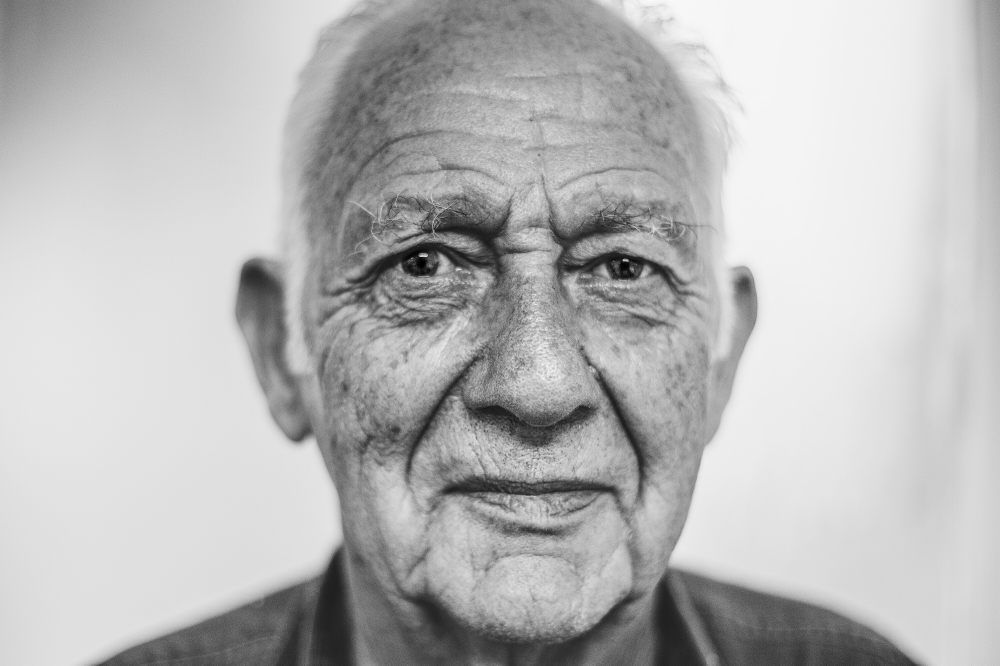
#> input picture Resources/face5.jpg, 3000 x 1997 px (shown at 1/3 size)
$ python main.py
#> lines starting #> are read from the running program, lines starting #| are printed output that depends on the picture; after the words box and inside, x2 and y2 are one past the last pixel; in counts of white or black regions, pixels touching at a corner belong together
import cv2
import numpy as np
from matplotlib import pyplot as plt
from IPython.display import display, Image
import math


def resize(img, scale_percent):
    width = int(img.shape[1] * scale_percent / 100)
    height = int(img.shape[0] * scale_percent / 100)
    dim = (width, height)
    resized = cv2.resize(img, dim, interpolation=cv2.INTER_AREA)
    return resized


lefteye_cascade = cv2.CascadeClassifier(
    "Resources\haarcascade_lefteye_2splits.xml")
righteye_cascade = cv2.CascadeClassifier(
    "Resources\haarcascade_righteye_2splits.xml")
face_cascade = cv2.CascadeClassifier(
    "Resources/haarcascade_frontalface_default.xml")
# eye_cascade = cv2.CascadeClassifier("Resources/haarcascade_eye.xml")
# nose_cascade = cv2.CascadeClassifier("Resources/Nariz.xml")
# smile_cascade = cv2.CascadeClassifier("Resources/haarcascade_smile.xml")
img = cv2.imread("Resources/face5.jpg")
#> img is the input picture: shape (1997, 3000, 3); min 0, max 255, mean 184.2
while img.shape[0] > 700:
    img = resize(img, 50)
#> this loop made 2 passes
#> pass 2, in resize (call 2), `resized = cv2.resize(img, dim, interpolation=cv2.INTER_AREA)`:
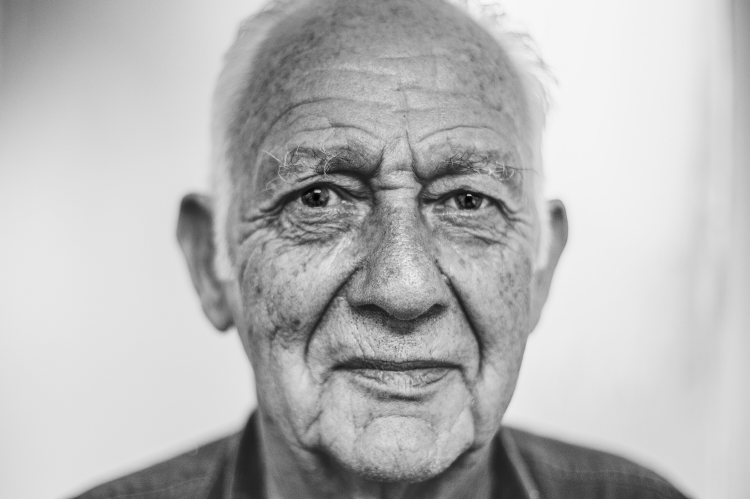
#> resized: shape (499, 750, 3); min 0, max 248, mean 184.3
while img.shape[0] < 200:
    img = resize(img, 110)


gray_img = cv2.cvtColor(img, cv2.COLOR_BGR2GRAY)
faces = face_cascade.detectMultiScale(
    gray_img, scaleFactor=1.05, minNeighbors=10)
#> faces = [[196, 45, 397, 397]]

for x, y, w, h in faces:
    cropped_img = img[y:y+h, x:x+w]
    gray = cv2.cvtColor(cropped_img, cv2.COLOR_BGR2GRAY)
    # detect eyes
    lefteye = lefteye_cascade.detectMultiScale(
        cropped_img, scaleFactor=1.05, minNeighbors=10)
    righteye = righteye_cascade.detectMultiScale(
        cropped_img, scaleFactor=1.05, minNeighbors=10)

    # [6 lines of commented-out code are left out]
    if len(lefteye) > 1 and lefteye[0][0] < lefteye[1][0]:
        lefteye[0] = lefteye[1]
    [x1, y1, w1, h1] = lefteye[0]
    [x2, y2, w2, h2] = righteye[0]
    # cv2.rectangle(cropped_img, (x1, y1),
    #               (x1+w1, y1+h1), (0, 255, 0), 1)
    # cv2.rectangle(cropped_img, (x2, y2), (x2+w2, y2+h2), (0, 255, 0), 1)
    # cv2.imshow("test", cropped_img)
    # cv2.waitKey(0)

    # corner of the left eye
    corner_left_eye = cropped_img[y1+h1//2:y1+h1, x1+w1:x1+w1+12]
    corner_left_eye_canny = cv2.Canny(corner_left_eye, 140, 140)
    corner_left_eye_canny = cv2.cvtColor(
        corner_left_eye_canny, cv2.COLOR_GRAY2BGR)
    left_corner = cv2.bitwise_or(corner_left_eye_canny, corner_left_eye)
    cropped_img[y1+h1//2:y1+h1, x1+w1:x1+w1+12] = left_corner

    # corner of the right eye
    corner_right_eye = cropped_img[y2+h2//2:y2+h2, x2-12:x2]
    corner_right_eye_canny = cv2.Canny(corner_right_eye, 140, 140)
    corner_right_eye_canny = cv2.cvtColor(
        corner_right_eye_canny, cv2.COLOR_GRAY2BGR)
    right_corner = cv2.bitwise_or(corner_right_eye_canny, corner_right_eye)
    cropped_img[y2+h2//2:y2+h2, x2-12:x2] = right_corner
    # # find left and right eyes
    leftX = min(x1, x2)  # top left corner of left eye
    rightX = max(x1, x2)  # top left corner of right eye
    maxY = min(y1, y2)  # y coordinate of higher eye

    # isolate under the left eye
    under_left_eye = cropped_img[y1+h1-6:y1+h1+10, x1:x1+w1]
    under_left_eye_canny = cv2.Canny(under_left_eye, 140, 140)
    under_left_eye_canny = cv2.cvtColor(
        under_left_eye_canny, cv2.COLOR_GRAY2BGR)
    left = cv2.bitwise_or(under_left_eye_canny, under_left_eye)
    cropped_img[y1+h1-6:y1+h1+10, x1:x1+w1] = left

    # isolate under the right eye
    under_right_eye = cropped_img[y2+h2-5:y2+h2+10, x2:x2+w2]
    under_right_eye_canny = cv2.Canny(under_right_eye, 140, 140)
    under_right_eye_canny = cv2.cvtColor(
        under_right_eye_canny, cv2.COLOR_GRAY2BGR)
    right = cv2.bitwise_or(under_right_eye_canny, under_right_eye)
    cropped_img[y2+h2-5:y2+h2+10, x2:x2+w2] = right

    # # isolate forehead
    forehead = cropped_img[10:maxY, leftX:rightX+w2]
    forehead_edges = cv2.Canny(forehead, 100, 100)
    forehead_edges = cv2.cvtColor(
        forehead_edges, cv2.COLOR_GRAY2BGR)

    img1_bg = cv2.bitwise_or(forehead_edges, forehead)
    cropped_img[10:maxY, leftX:rightX+w2] = img1_bg
    img[y:y+h, x:x+w] = cropped_img

    cv2.imshow("forehead_edges", img)
    # cv2.imshow("cropped", forehead_edges)
    cv2.waitKey(0)
#> this loop made 1 pass
#> (x, y, w, h, righteye, x1, y1, w1) on pass 1: (196, 45, 397, 397, [[231, 101, 84, 84], [70, 86, 102, 102]], 237, 106, 76)
#> pass 1, `cropped_img = img[y:y+h, x:x+w]`:
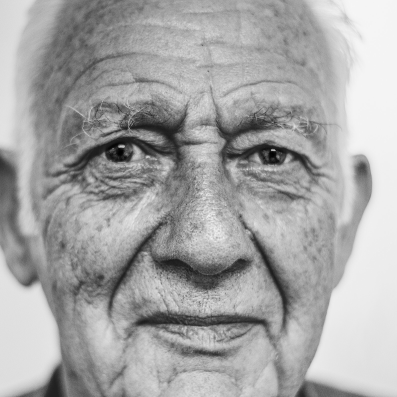
#> cropped_img: shape (397, 397, 3); min 0, max 246, mean 166
#> pass 1, `forehead = cropped_img[10:maxY, leftX:rightX+w2]`:
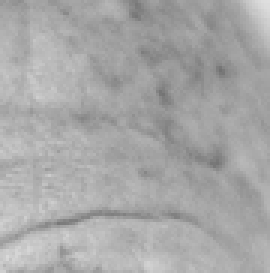
#> forehead: shape (91, 90, 3) (shown 3 times larger); min 113, max 223, mean 167.5
#> pass 1, `forehead_edges = cv2.Canny(forehead, 100, 100)`:
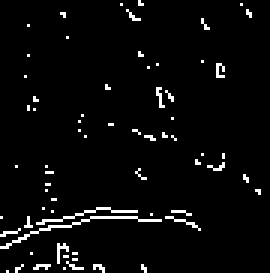
#> forehead_edges: shape (91, 90) (shown 3 times larger); 3.7% white in thin lines or dots
#> after the loop:
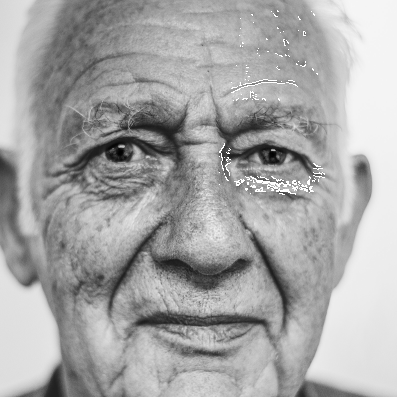
#> cropped_img: shape (397, 397, 3); 0.57% of pixels changed, all inside (x1, y1, x2, y2) = (219, 10, 325, 195)
#> after the loop:
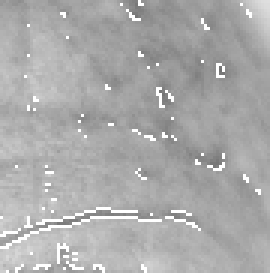
#> forehead: shape (91, 90, 3) (shown 3 times larger); 3.74% of pixels changed, all inside (x1, y1, x2, y2) = (0, 0, 87, 91)
#> after the loop: forehead_edges: shape (91, 90, 3); 3.7% white in thin lines or dots
#> after the loop:
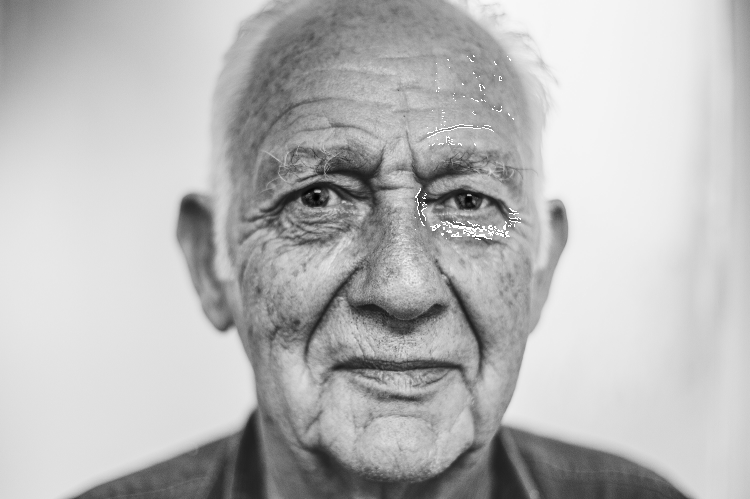
#> img: shape (499, 750, 3); 0.24% of pixels changed, all inside (x1, y1, x2, y2) = (415, 55, 521, 240)

    # smile = smile_cascade.detectMultiScale(
    #     cropped_img, scaleFactor=1.05, minNeighbors=10)
    # # print(smile)
    # for nx, ny, nw, nh in smile:
    #     cv2.rectangle(blur, (nx, ny), (nx + nw, ny + nh), (0, 0, 0), -1)

    # # cv2.imshow("smile", blur)
    # cv2.waitKey(0)

    # # out = np.bitwise_or(cropped_img, edges[:,:,np.newaxis])
    # # # print(edges[0])
    # # cv2.imshow("out", out)
    # # cv2.waitKey(0)
    # # number_of_edges = np.count_nonzero(edges)

$ run again, with Resources/face2.jpg copied over Resources/face5.jpg
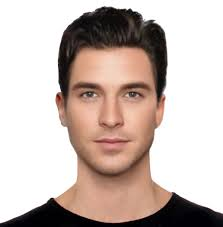
#> input picture Resources/face2.jpg, 223 x 227 px
#> img is the input picture: shape (227, 223, 3); mean B, G, R 179, 185.6, 200.6
#> faces = [[53, 49, 118, 118]]
#> the loop `for x, y, w, h in faces:` made 1 pass
#> (x, y, w, h, righteye, x1, y1) on pass 1: (53, 49, 118, 118, [[23, 29, 25, 25], [71, 31, 23, 23]], 69, 29)
#> pass 1, `gray = cv2.cvtColor(cropped_img, cv2.COLOR_BGR2GRAY)`:
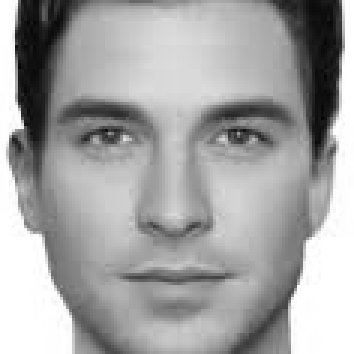
#> gray: shape (118, 118) (shown 3 times larger); min 3, max 255, mean 164.3
#> after the loop `for x, y, w, h in faces:`:
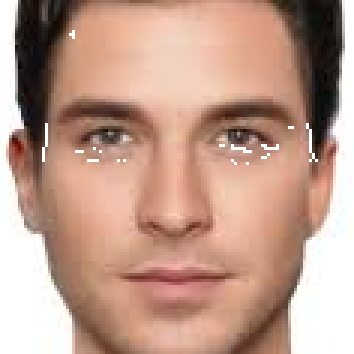
#> cropped_img: shape (118, 118, 3) (shown 3 times larger); mean B, G, R 139.9, 155.9, 191.9

$ run again, with Resources/face3.jpg copied over Resources/face5.jpg
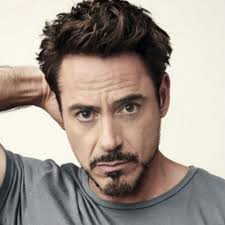
#> input picture Resources/face3.jpg, 225 x 225 px
#> img is the input picture: shape (225, 225, 3); mean B, G, R 141.3, 149.8, 161.5
#> faces = [[42, 60, 136, 136]]
#> the loop `for x, y, w, h in faces:` made 1 pass
#> (x, y, w, h, righteye, x1, y1) on pass 1: (42, 60, 136, 136, [[31, 39, 25, 25], [67, 21, 39, 39]], 78, 31)
#> after the loop `for x, y, w, h in faces:`:
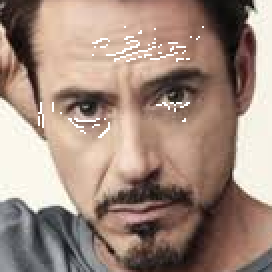
#> cropped_img: shape (136, 136, 3) (shown 2 times larger); mean B, G, R 125.6, 138.1, 160.9
#> after the loop `for x, y, w, h in faces:`:
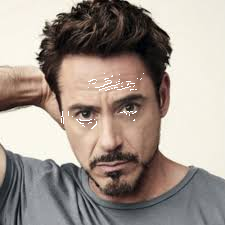
#> img: shape (225, 225, 3); 0.46% of pixels changed, all inside (x1, y1, x2, y2) = (61, 73, 144, 129)

$ run again, with Resources/face4.jpg copied over Resources/face5.jpg
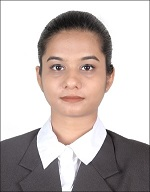
#> input picture Resources/face4.jpg, 150 x 192 px
#> img is the input picture: shape (192, 150, 3); mean B, G, R 180.2, 183.2, 194
#> faces = [[32, 39, 96, 96]]
#> the loop `for x, y, w, h in faces:` made 1 pass
#> (x, y, w, h, righteye, x1, y1) on pass 1: (32, 39, 96, 96, [[20, 20, 24, 24], [53, 20, 24, 24]], 53, 20)
#> after the loop `for x, y, w, h in faces:`:
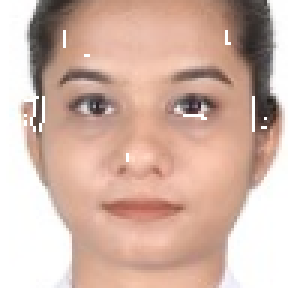
#> cropped_img: shape (96, 96, 3) (shown 3 times larger); mean B, G, R 166.7, 179.8, 210.3
